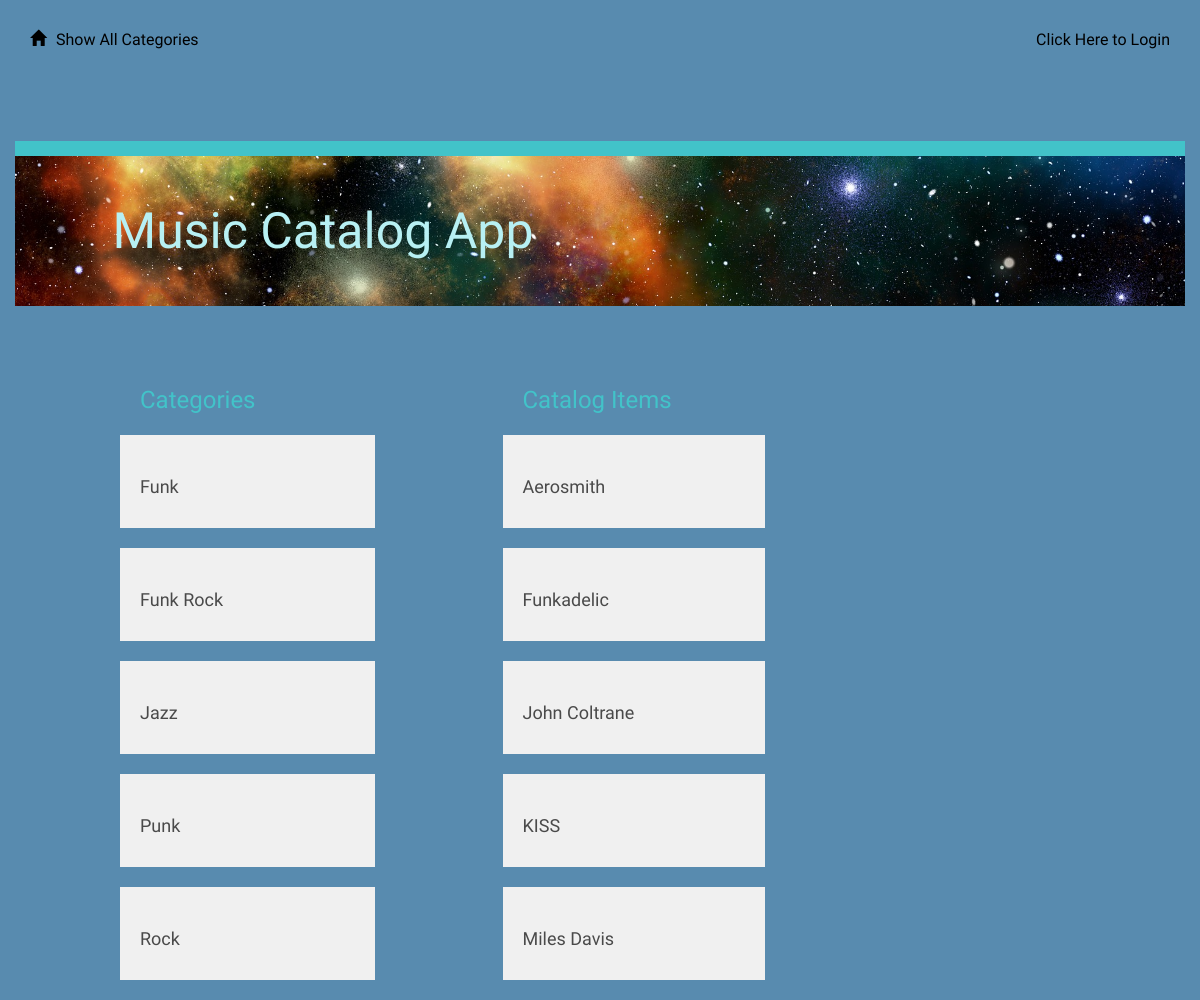
The page /catalog on the database as committed earlier.
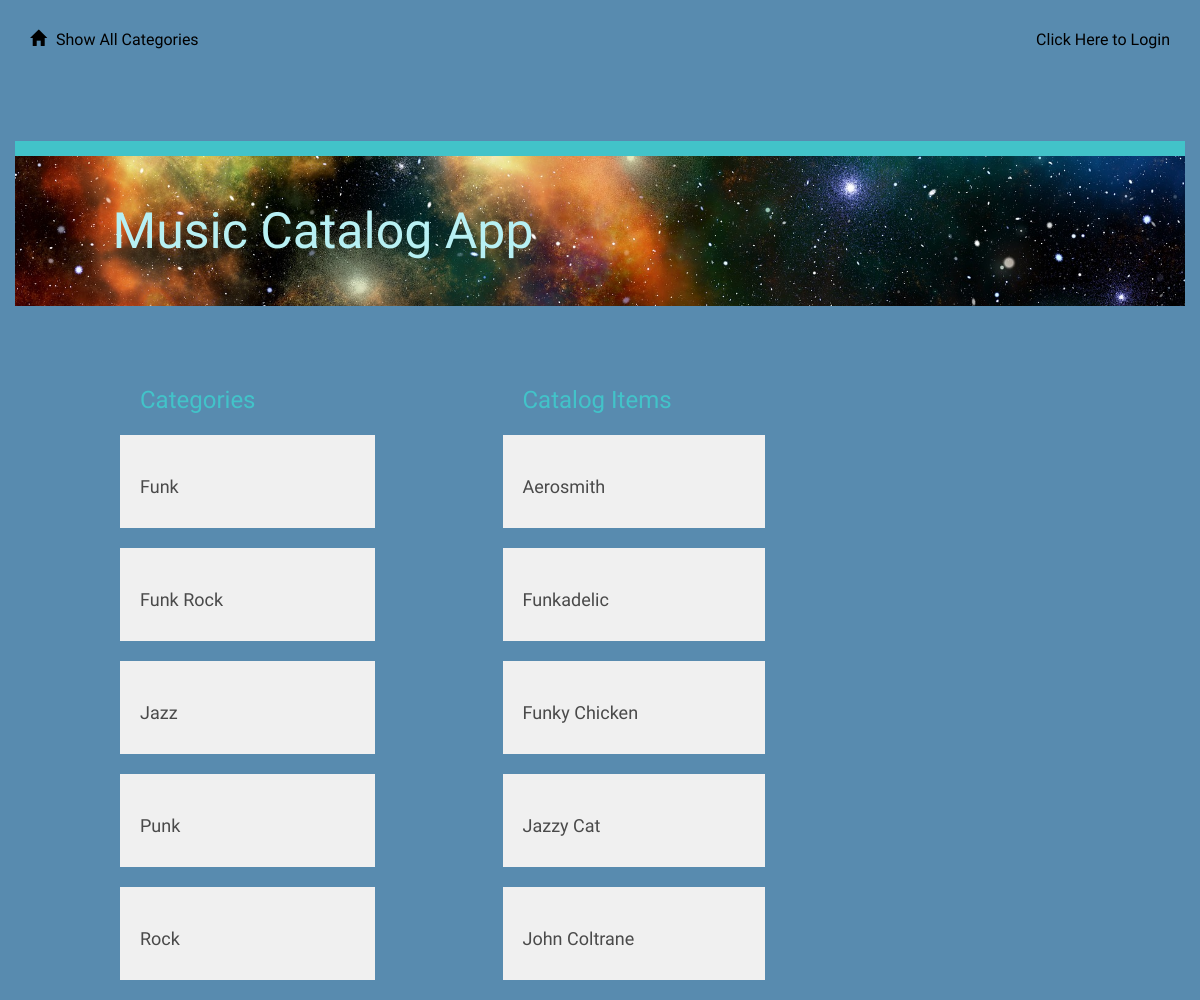
The same page on the database as committed later.
### models.py (models this page shows, shortened)
class Category(Base):
    __tablename__ = 'category'
    id = Column(Integer, primary_key=True)
    name = Column(String(250), nullable=False)
    user_id = Column(Integer, ForeignKey('user.id'))
    user = relationship(User)

class CatalogItem(Base):
    __tablename__ = 'catalog_item'
    name = Column(String(80), nullable=False)
    id = Column(Integer, primary_key=True)
    description = Column(String(1000))
    category_id = Column(Integer, ForeignKey('category.id'))
    category = relationship(Category)
    user_id = Column(Integer, ForeignKey('user.id'))
    user = relationship(User)

### application.py (the view)
@app.route('/')
@app.route('/catalog')
def showCatalog():
    categories = session.query(Category).order_by(asc(Category.name))
    items = session.query(CatalogItem).order_by(asc(CatalogItem.name)).limit(5)
    return render_template('categories.html',
                           categories=categories, items=items)

### templates/categories.html (shortened to what this page needs)
{% extends "main.html" %}
{% block content %}
{% include "header.html" %}
	<div class="row top-menu">
		<div class="col-md-10"></div>
		<div class="col-md-2 text-right">
					</div>
	</div>
	<div class="row divider blue">
		<div class="col-md-12"></div>
	</div>
	<div class="row banner main">
		<div class="col-md-1"></div>
		<div class="col-md-11 padding-none">
			<h1>Music Catalog App</h1>
		</div>
	</div>
	<div class="row padding-top padding-bottom"></div>
	<div class="col-md-1"></div>
	<div class="col-md-3">
		<h2>Categories</h2>
		{% for category in categories %}
			<a href = "{{url_for('showItemsInCategory', category = category.name)}}">
				<div class="category-list">
					<h3>{{category.name}}</h3>
				</div>
			</a>
		{% endfor %}
	</div>
    {% if items !=[] %}
		<div class="row">
			<div class="col-md-1"></div>
			<div class="col-md-3">
				<h2>Catalog Items</h2>
					{% for i in items %}
						<div class="catalog-item">
							<a href='{{url_for('viewCatalogItem', category=i.category.name, item=i.name )}}'>
                                <h3>{{i.name}}</h3>
                            </a>
						</div>
					{% endfor %}
			</div>
		</div>
	{% endif %}
{% endblock %}

Rows that differ between the two databases and show on the page:
no longer on this page (row unchanged): CatalogItem: name "KISS"
no longer on this page (row edited): CatalogItem: name "Miles Davis"
added CatalogItem: name "Funky Chicken"
added CatalogItem: name "Jazzy Cat"
